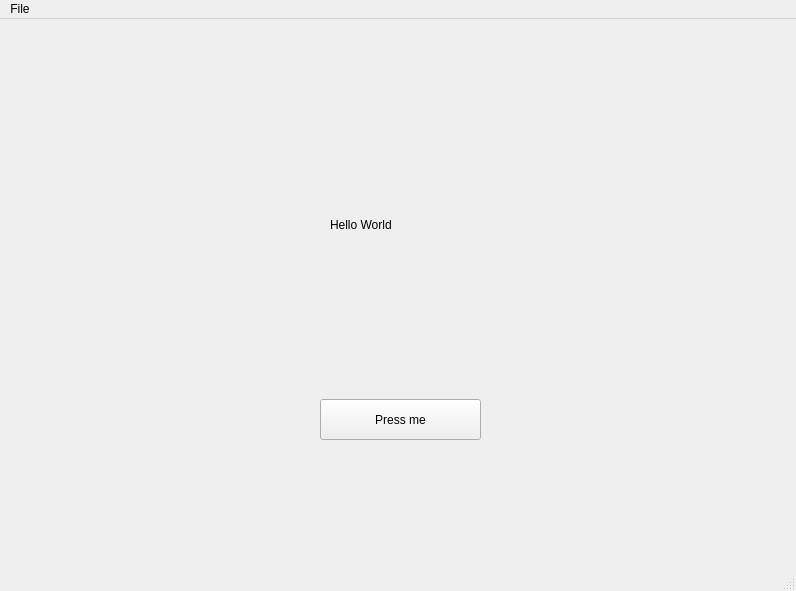
<?xml version="1.0" encoding="UTF-8"?>
<ui version="4.0">
 <class>MainWindow</class>
 <widget class="QMainWindow" name="MainWindow">
  <property name="geometry">
   <rect>
    <x>0</x>
    <y>0</y>
    <width>796</width>
    <height>591</height>
   </rect>
  </property>
  <property name="windowTitle">
   <string>MainWindow</string>
  </property>
  <widget class="QWidget" name="centralwidget">
   <widget class="QPushButton" name="button1">
    <property name="geometry">
     <rect>
      <x>320</x>
      <y>380</y>
      <width>161</width>
      <height>41</height>
     </rect>
    </property>
    <property name="text">
     <string>Press me</string>
    </property>
   </widget>
   <widget class="QLabel" name="label1">
    <property name="geometry">
     <rect>
      <x>330</x>
      <y>160</y>
      <width>191</width>
      <height>91</height>
     </rect>
    </property>
    <property name="text">
     <string>Hello World</string>
    </property>
   </widget>
  </widget>
  <widget class="QMenuBar" name="menubar">
   <property name="geometry">
    <rect>
     <x>0</x>
     <y>0</y>
     <width>796</width>
     <height>26</height>
    </rect>
   </property>
   <widget class="QMenu" name="menuFile">
    <property name="title">
     <string>File</string>
    </property>
   </widget>
   <addaction name="menuFile"/>
  </widget>
  <widget class="QStatusBar" name="statusbar"/>
 </widget>
 <resources/>
 <connections/>
</ui>
